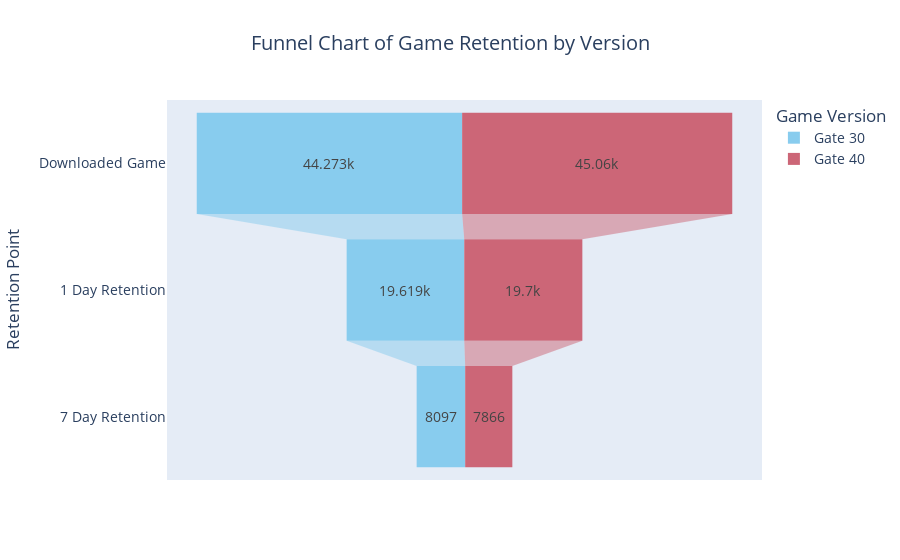

Source (notebook cell):
### Code cell
Gate30 = d[d['version'] == 'gate_30']
Gate40 = d[d['version'] == 'gate_40']
Gate30['retention_1'].value_counts()[True]
Gate30['retention_7'].value_counts()[True]
Gate40['retention_1'].value_counts()[True]
Gate40['retention_7'].value_counts()[True]

stages = ["Downloaded Game", "1 Day Retention", "7 Day Retention"]
g_30 = pd.DataFrame(dict(number=[len(Gate30), 
                                 Gate30['retention_1'].value_counts()[True], 
                                 Gate30['retention_7'].value_counts()[True]], 
                                 stage=stages))
g_30['version'] = 'Gate 30'
g_40 = pd.DataFrame(dict(number=[len(Gate40), 
                                 Gate40['retention_1'].value_counts()[True], 
                                 Gate40['retention_7'].value_counts()[True]], 
                                 stage=stages))
g_40['version'] = 'Gate 40'
df = pd.concat([g_30, g_40], axis=0)
fig = px.funnel(df, x='number', y='stage', color='version', color_discrete_sequence=px.colors.qualitative.Safe,
                title='Funnel Chart of Game Retention by Version', 
                labels={'number':'Number of Players','version':'Game Version','stage':'Retention Point'})
fig.update_layout(title_x=0.5, 
                  font=dict(
                      size=14,
                      )
)
fig.show()

### Figure 1 — Plotly figure (JSON) as saved in the notebook; plotly's stock layout.template omitted (floating-point values rounded to 4 significant figures)
{"data": [{"hovertemplate": "Game Version=Gate 30<br>Number of Players=%{x}<br>Retention Point=%{y}<extra></extra>", "legendgroup": "Gate 30", "marker": {"color": "rgb(136, 204, 238)"}, "name": "Gate 30", "orientation": "h", "showlegend": true, "type": "funnel", "x": [44273, 19619, 8097], "xaxis": "x", "y": ["Downloaded Game", "1 Day Retention", "7 Day Retention"], "yaxis": "y"}, {"hovertemplate": "Game Version=Gate 40<br>Number of Players=%{x}<br>Retention Point=%{y}<extra></extra>", "legendgroup": "Gate 40", "marker": {"color": "rgb(204, 102, 119)"}, "name": "Gate 40", "orientation": "h", "showlegend": true, "type": "funnel", "x": [45060, 19700, 7866], "xaxis": "x", "y": ["Downloaded Game", "1 Day Retention", "7 Day Retention"], "yaxis": "y"}], "layout": {"font": {"size": 14}, "legend": {"title": {"text": "Game Version"}, "tracegroupgap": 0}, "title": {"text": "Funnel Chart of Game Retention by Version", "x": 0.5}, "xaxis": {"anchor": "y", "domain": [0, 1], "title": {"text": "Number of Players"}}, "yaxis": {"anchor": "x", "domain": [0, 1], "title": {"text": "Retention Point"}}}}
